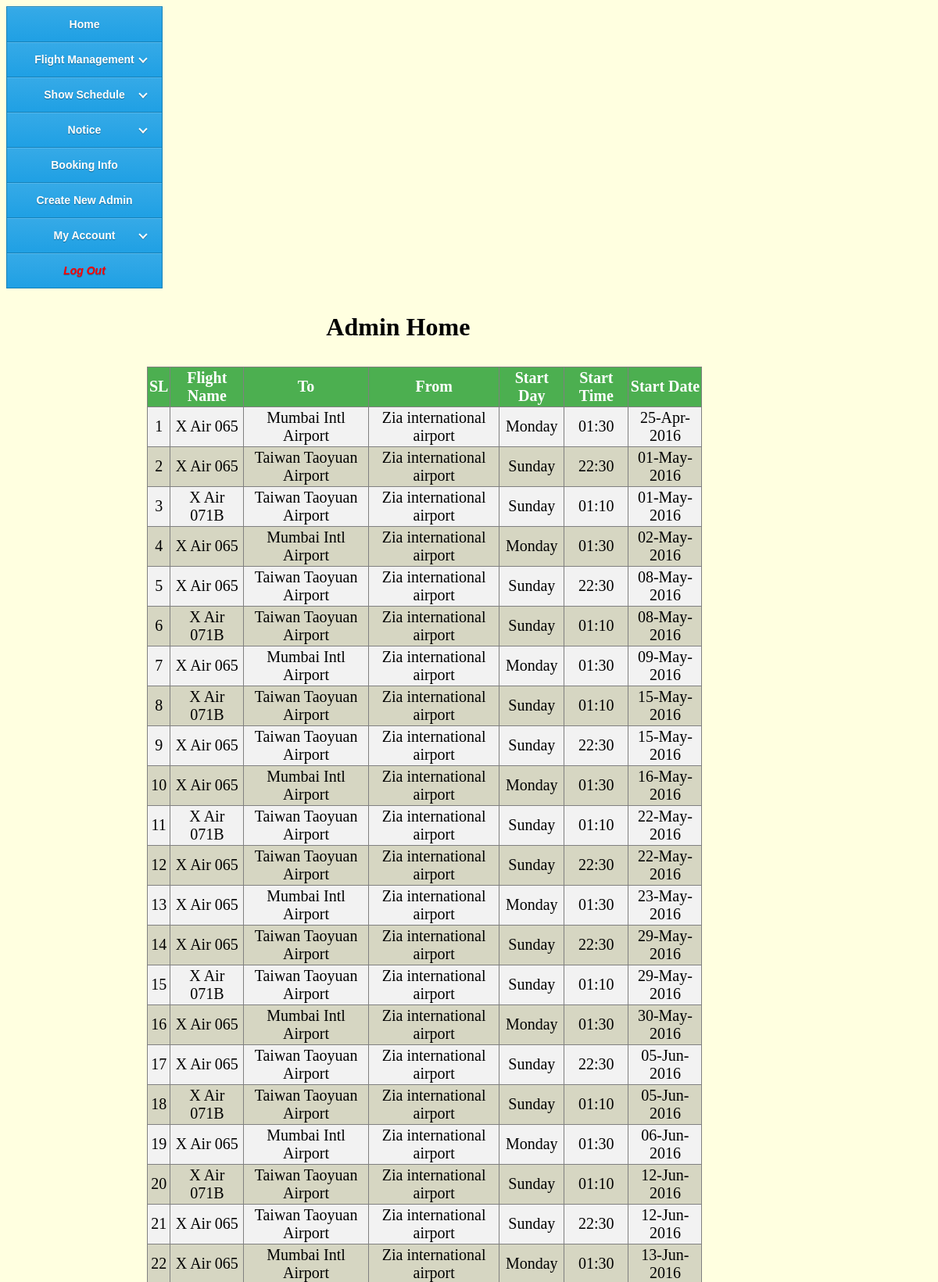
The page /SectionAdmin/Admin-ShowSchedule-Past.php (signed in, upper part) on the database its author committed.
### tables this page shows
CREATE TABLE `flightroute` (
  `FlightRouteId` varchar(300) NOT NULL,
  `FlightTo` varchar(100) NOT NULL,
  `FlightFrom` varchar(100) NOT NULL,
  `FlightName` varchar(100) NOT NULL,
  `Stoppage` int(11) NOT NULL,
  `StartDay` varchar(20) NOT NULL,
  `StartTime` varchar(20) NOT NULL,
  `Economy` int(11) NOT NULL,
  `Business` int(11) NOT NULL,
  `Normal` int(11) NOT NULL,
  `PriceEcomomy` int(11) NOT NULL,
  `PriceBuisness` int(11) NOT NULL,
  `PriceNormal` int(11) NOT NULL
);

CREATE TABLE `flightrouteschedule` (
  `Id` int(11) NOT NULL,
  `FlightRouteId` varchar(300) NOT NULL,
  `StartDate` varchar(20) NOT NULL,
  `RemEconomy` int(11) NOT NULL,
  `RemBuisness` int(11) NOT NULL,
  `RemNormal` int(11) NOT NULL
);

### SectionAdmin/Admin-ShowSchedule-Past.php (the view, shortened to what this page needs)
<!doctype html>
<html>
	<head>
	   <link href="../css/adminHomeCSS.css" rel="stylesheet">
	  <link href="../css/tableCSS.css" rel="stylesheet">
	</head>
	<body>
		<div class="adminHead">
			<h1> Admin Home<h1>
		</div>
		<div class="adminPageActivity adminInfo">
			<table border="1">
				<tr>
					<th>SL</th>
					<th>Flight Name</th>
					<th>To</th>
					<th>From</th>
					<th>Start Day</th>
					<th>Start Time</th>
					<th>Start Date</th>
				</tr>
					<?php
					$result = mysql_query("SELECT * FROM flightrouteschedule ORDER BY StartDate Asc");
					$sl=0;
					while($res = mysql_fetch_array($result)) {
						$FlightRouteId=$res['FlightRouteId'];
						$t=strtotime($res['StartDate']);
						$startDate=date("d-M-Y",$t);
						echo "<tr>";
							$dataCollect = mysql_query("SELECT * FROM flightroute Where FlightRouteId='$FlightRouteId'");
							while($res1 = mysql_fetch_array($dataCollect)){
								$startTime=$res1['StartTime'];
								$TimeOfStart=$startDate." ".$startTime;
								$TimeOfStartString=strtotime($TimeOfStart);
								$now=strtotime("now");
								$flight=$res1['FlightName'];
								$to=$res1['FlightTo'];
								$From=$res1['FlightFrom'];
								$startDay=$res1['StartDay'];
								if($now<$TimeOfStartString){
								}else{
									$sl++;
									echo "<td>".$sl."</td>";
									echo "<td>".$flight."</td>";
									echo "<td>".$to."</td>";
									echo "<td>".$From."</td>";
									echo "<td>".$startDay."</td>";
									echo "<td>".$startTime."</td>";
								}
							}
							if($now<$TimeOfStartString){
							}else{
									echo "<td>".$startDate."</td>";
								echo "</tr>";
							}
					}
					?>
			</table>
		</div>
	</body>
<html>

### css/adminHomeCSS.css (style rules this page uses)
body { background-size:cover; background-color:#FFFFE0; background-repeat: no-repeat; background-attachment: fixed; }
.adminHead { display: inline; //background-color:gray; width:83%; float: left; //color:white; //margin-top:10px; margin-left:10px; //font-size:20px; //padding-left:20px; //padding-top:20px; text-align:center; margin-bottom:10px; }
.adminPageActivity { display: inline; //background-color:gray; //border:1px solid black; width:60%; float: left; //color:white; //margin-top:10px; margin-left:170px; //font-size:20px; //padding-left:20px; //padding-top:20px; text-align:center; margin-bottom:70px; }
.adminInfo { font-size:20px; text-align:left; padding-left:10px; }

### css/tableCSS.css (style rules this page uses)
table { border-collapse: collapse; width: 100%; }
th, td { text-align: center; padding:2px; }
tr:nth-child(even) { background-color: #f2f2f2 }
tr:nth-child(odd) { background-color: #d6d6c2 }
th { background-color: #4CAF50; color: white; }
a:link, a:visited { background-color: green; color: white; padding: 7px 13px; text-align: center; text-decoration: none; display: inline-block; border:1px solid black; margin-bottom:10px; }

### css/sideBarCSS.css (style rules this page uses)
#cssmenu { float:left; }
#cssmenu, #cssmenu ul, #cssmenu ul li, #cssmenu ul li a { margin: 0; padding: 0; border: 0; list-style: none; line-height: 1; display: block; position: relative; -webkit-box-sizing: border-box; -moz-box-sizing: border-box; box-sizing: border-box; }
#cssmenu { width: 200px; font-family: Helvetica, Arial, sans-serif; color: #ffffff; }
#cssmenu > ul > li > a { padding: 15px 20px; border-left: 1px solid #1682ba; border-right: 1px solid #1682ba; border-top: 1px solid #1682ba; cursor: pointer; z-index: 2; font-size: 14px; font-weight: bold; text-decoration: none; color: white; text-shadow: 0 1px 1px rgba(0, 0, 0, 0.35); background: #36aae7; background: -webkit-linear-gradient(#36aae7, #1fa0e4); background: -moz-linear-gradient(#36aae7, #1fa0e4); background: -o-linear-gradient(#36aae7, #1fa0e4); background: -ms-linear-gradient(#36aae7, #1fa0e4); background: linear-gradient(#36aae7, #1fa0e4); box-shadow: inset 0 1px 0 rgba(255, 255, 255, 0.15); }
#cssmenu > ul > li:last-child > a, #cssmenu > ul > li.last > a { border-bottom: 1px solid #1682ba; margin-bottom:10px; text-align:center; color:red; }

### rows shown on the page
flightrouteschedule: StartDate "25-Apr-2016"
flightroute: FlightName "X Air 065", FlightTo "Mumbai Intl Airport", FlightFrom "Zia international airport", StartDay "Monday", StartTime "01:30"
flightrouteschedule: StartDate "01-May-2016"
flightroute: FlightName "X Air 065", FlightTo "Taiwan Taoyuan Airport", FlightFrom "Zia international airport", StartDay "Sunday", StartTime "22:30"
flightrouteschedule: StartDate "01-May-2016"
flightroute: FlightName "X Air 071B", FlightTo "Taiwan Taoyuan Airport", FlightFrom "Zia international airport", StartDay "Sunday", StartTime "01:10"
flightrouteschedule: StartDate "02-May-2016"
flightrouteschedule: StartDate "08-May-2016"
flightrouteschedule: StartDate "08-May-2016"
flightrouteschedule: StartDate "09-May-2016"
flightrouteschedule: StartDate "15-May-2016"
flightrouteschedule: StartDate "15-May-2016"
flightrouteschedule: StartDate "16-May-2016"
flightrouteschedule: StartDate "22-May-2016"
flightrouteschedule: StartDate "22-May-2016"
flightrouteschedule: StartDate "23-May-2016"
flightrouteschedule: StartDate "29-May-2016"
flightrouteschedule: StartDate "29-May-2016"
flightrouteschedule: StartDate "30-May-2016"
flightrouteschedule: StartDate "05-Jun-2016"
flightrouteschedule: StartDate "05-Jun-2016"
flightrouteschedule: StartDate "06-Jun-2016"
flightrouteschedule: StartDate "12-Jun-2016"
flightrouteschedule: StartDate "12-Jun-2016"
flightrouteschedule: StartDate "13-Jun-2016"
